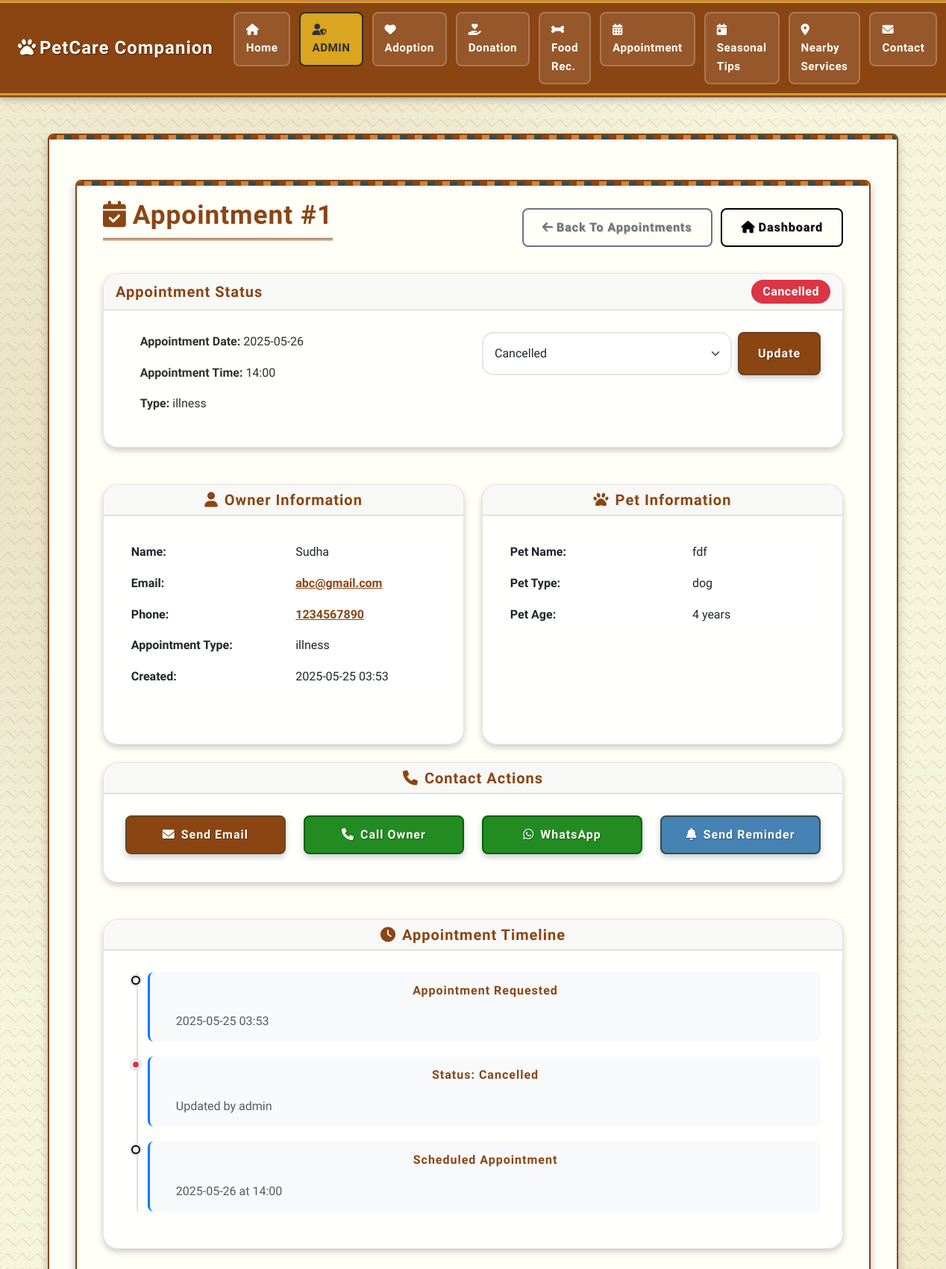
/admin/appointments/1 (signed in, upper part), run on an earlier commit of the app's database.
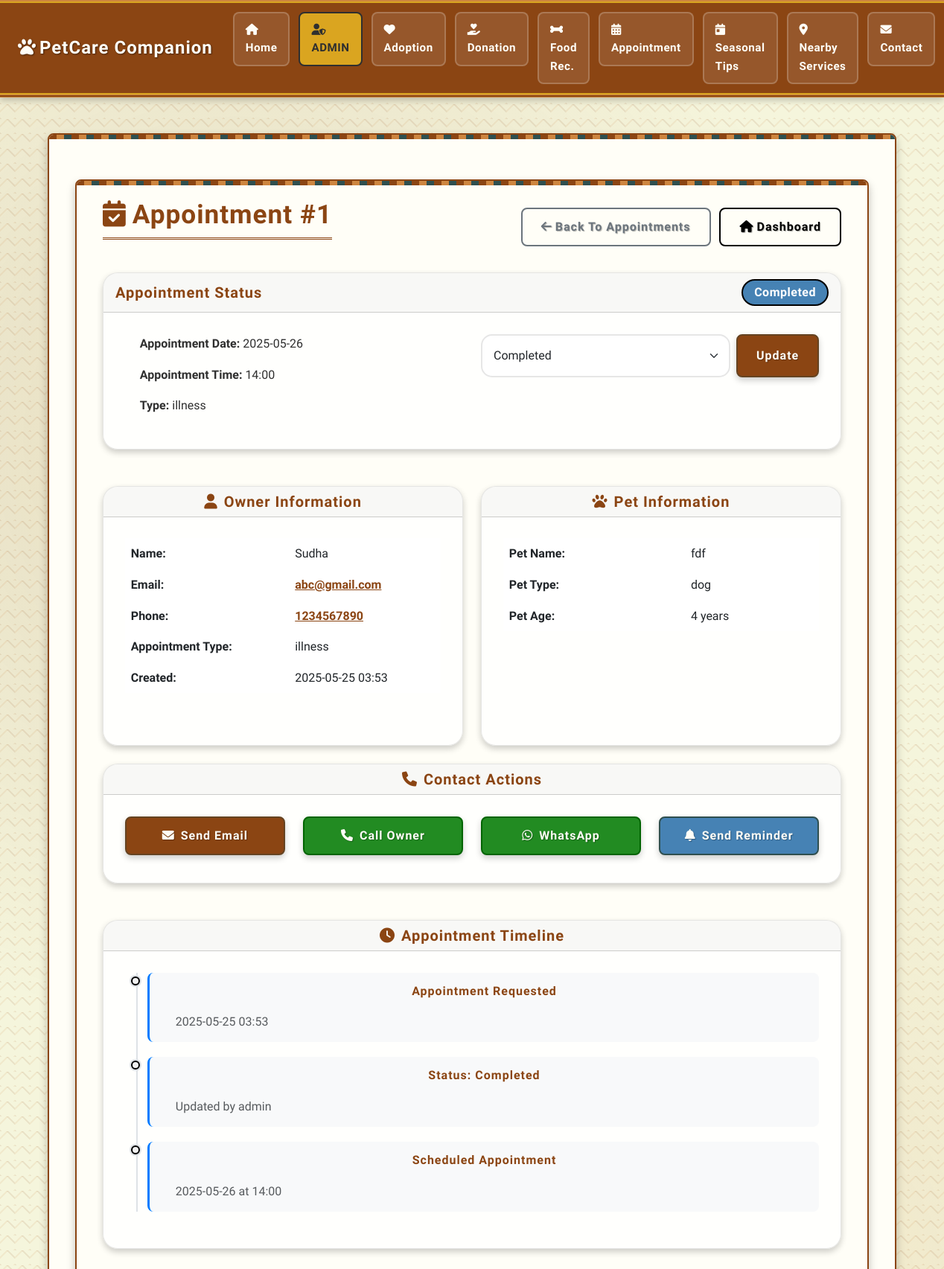
And on a later commit of the database.
### app.py (models this page shows)
class Appointment(db.Model):
    __tablename__ = 'appointments'
    id = db.Column(db.Integer, primary_key=True)
    owner_name = db.Column(db.String(100), nullable=False)
    email = db.Column(db.String(120), nullable=False)
    phone = db.Column(db.String(20), nullable=False)
    pet_name = db.Column(db.String(100), nullable=False)
    pet_type = db.Column(db.String(50), nullable=False)
    pet_age = db.Column(db.String(50), nullable=False)
    age_unit = db.Column(db.String(20), nullable=False)
    appointment_type = db.Column(db.String(100), nullable=False)
    appointment_date = db.Column(db.Date, nullable=False)
    appointment_time = db.Column(db.Time, nullable=False)
    notes = db.Column(db.Text)
    status = db.Column(db.String(50), default='pending')  # pending, confirmed, completed, cancelled
    created_at = db.Column(db.DateTime, default=datetime.utcnow)
    updated_at = db.Column(db.DateTime, default=datetime.utcnow, onupdate=datetime.utcnow)
    def to_dict(self):
        return {
            'id': self.id,
            'owner_name': self.owner_name,
            'email': self.email,
            'phone': self.phone,
            'pet_name': self.pet_name,
            'pet_type': self.pet_type,
            'pet_age': self.pet_age,
            'age_unit': self.age_unit,
            'appointment_type': self.appointment_type,
            'appointment_date': self.appointment_date.strftime('%Y-%m-%d') if self.appointment_date else None,
            'appointment_time': self.appointment_time.strftime('%H:%M') if self.appointment_time else None,
            'notes': self.notes,
            'status': self.status,
            'created_at': self.created_at.strftime('%Y-%m-%d %H:%M') if self.created_at else None
        }

### app.py (the view)
@app.route('/admin/appointments/<int:appointment_id>')
def admin_appointment_details(appointment_id):
    if not session.get('admin_logged_in'):
        flash('Please log in to access admin panel!', 'error')
        return redirect(url_for('admin_login'))
    appointment = Appointment.query.get_or_404(appointment_id)
    return render_template('admin/appointment_details.html', appointment=appointment.to_dict())

### templates/admin/appointment_details.html (shortened to what the changed rows need)
{% extends "base.html" %}
{% block content %}
<div class="container py-4">
    <div class="d-flex justify-content-between align-items-center mb-4">
        <h1><i class="fas fa-calendar-check me-2"></i>Appointment #{{ appointment.id }}</h1>
    </div>
    <div class="row">
        <div class="col-md-12 mb-4">
            <div class="card">
                <div class="card-header d-flex justify-content-between align-items-center">
                    <h5 class="mb-0">Appointment Status</h5>
                    <span class="badge bg-{{ 'warning' if appointment.status == 'pending' else 'success' if appointment.status == 'confirmed' else 'info' if appointment.status == 'completed' else 'danger' }} fs-6">
                        {{ appointment.status|title }}
                    </span>
                </div>
                <div class="card-body">
                    <div class="row">
                        <div class="col-md-6">
                            <p><strong>Appointment Date:</strong> {{ appointment.appointment_date }}</p>
                            <p><strong>Appointment Time:</strong> {{ appointment.appointment_time }}</p>
                            <p><strong>Type:</strong> {{ appointment.appointment_type }}</p>
                        </div>
                        <div class="col-md-6">
                            <form method="POST" action="{{ url_for('admin_update_appointment_status', appointment_id=appointment.id) }}" class="d-flex gap-2">
                                <select name="status" class="form-select">
                                    <option value="completed" {{ 'selected' if appointment.status == 'completed' else '' }}>Completed</option>
                                    <option value="cancelled" {{ 'selected' if appointment.status == 'cancelled' else '' }}>Cancelled</option>
                                </select>
                                <button type="submit" class="btn btn-primary">Update</button>
                            </form>
                        </div>
                    </div>
                </div>
            </div>
        </div>
        <div class="col-md-6 mb-4">
            <div class="card h-100">
                <div class="card-body">
                    <table class="table table-borderless">
                        <tr>
                            <td><strong>Name:</strong></td>
                            <td>{{ appointment.owner_name }}</td>
                        </tr>
                        <tr>
                            <td><a href="mailto:{{ appointment.email }}">{{ appointment.email }}</a></td>
                        </tr>
                        <tr>
                            <td><a href="tel:{{ appointment.phone }}">{{ appointment.phone }}</a></td>
                        </tr>
                        <tr>
                            <td><strong>Appointment Type:</strong></td>
                            <td>{{ appointment.appointment_type }}</td>
                        </tr>
                    </table>
                </div>
            </div>
        </div>
        <div class="col-md-6 mb-4">
            <div class="card h-100">
                <div class="card-body">
                    <table class="table table-borderless">
                        <tr>
                            <td><strong>Pet Name:</strong></td>
                            <td>{{ appointment.pet_name }}</td>
                        </tr>
                        <tr>
                            <td><strong>Pet Type:</strong></td>
                            <td>{{ appointment.pet_type }}</td>
                        </tr>
                        <tr>
                            <td><strong>Pet Age:</strong></td>
                            <td>{{ appointment.pet_age }} {{ appointment.age_unit }}</td>
                        </tr>
                    </table>
                </div>
            </div>
        </div>
        <div class="col-md-12">
            <div class="card">
                <div class="card-body">
                    <div class="timeline">
                        {% if appointment.status != 'pending' %}
                        <div class="timeline-item">
                            <div class="timeline-marker bg-{{ 'success' if appointment.status == 'confirmed' else 'info' if appointment.status == 'completed' else 'danger' }}"></div>
                            <div class="timeline-content">
                                <h6>Status: {{ appointment.status|title }}</h6>
                                <p class="text-muted mb-0">Updated by admin</p>
                            </div>
                        </div>
                        {% endif %}
                    </div>
                </div>
            </div>
        </div>
    </div>
</div>
{% endblock %}

What changed in the data, as far as the page shows it:
changed Appointment "illness": status "Cancelled" → "Completed"
Also different on the page:
form field status: "Cancelled" → "Completed"
